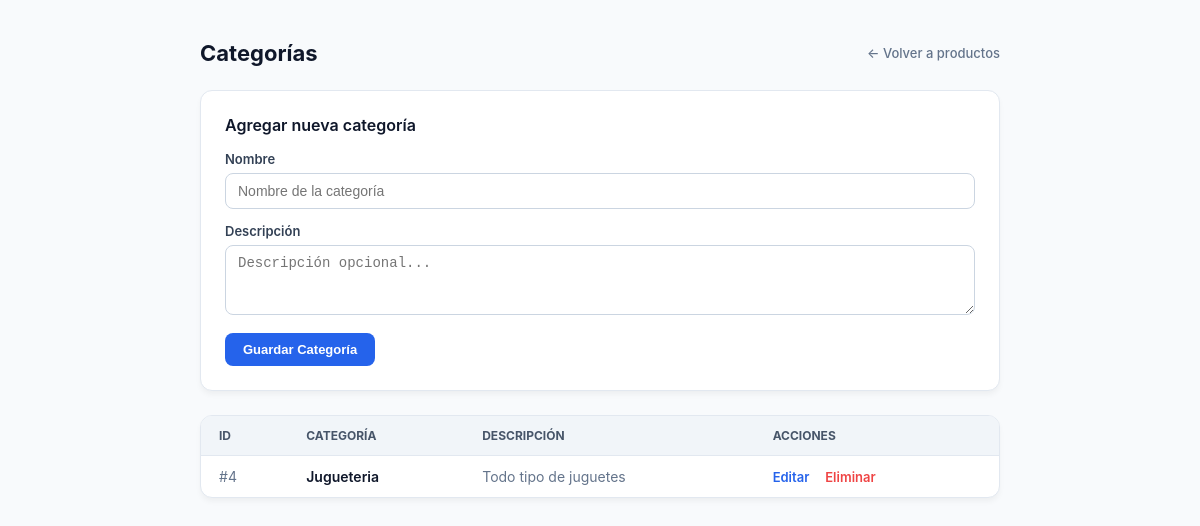
Before: /categorias/ with the older database file.
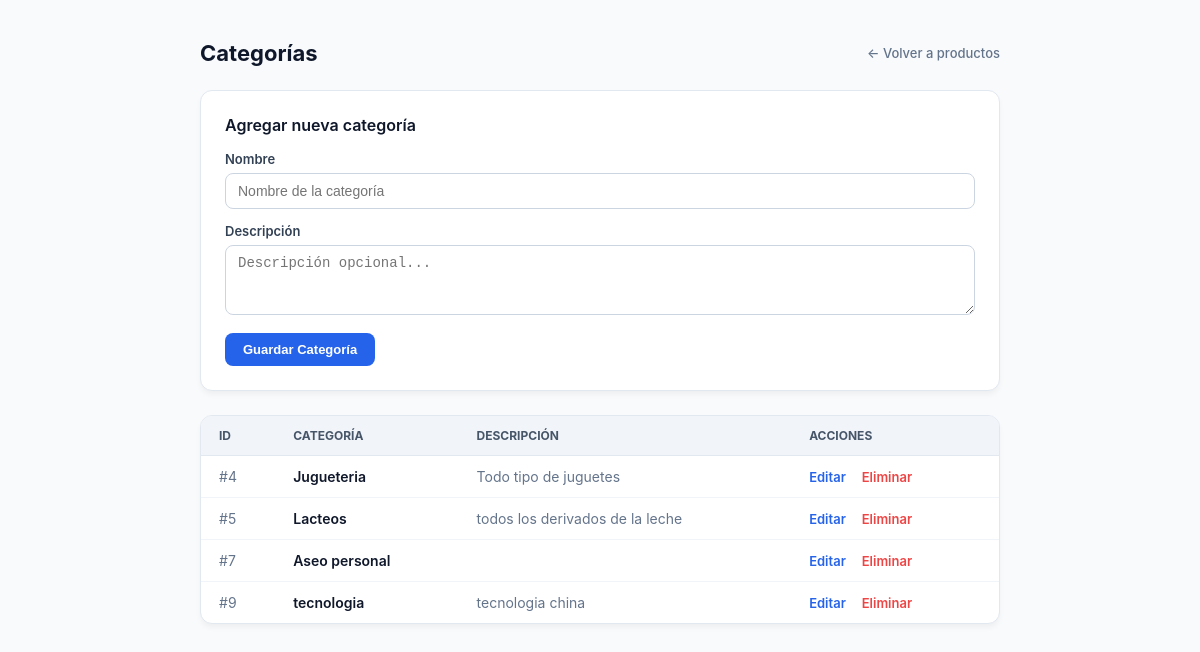
After: the same page with the newer database file.
### productos/models.py (models this page shows, shortened)
class Categoria(models.Model):
    nombre = models.CharField(max_length=100)
    descripcion = models.TextField(blank=True, null=True)

### productos/views.py (the view)
# urls.py: path('categorias/', views.listar_categorias, name='listar_categorias'),
def listar_categorias(request):
    if request.method == 'POST':
        Categoria.objects.create(
            nombre=request.POST['nombre'],
            descripcion=request.POST['descripcion']
        )
        return redirect('listar_categorias')
    categorias = Categoria.objects.all()
    return render(request, 'productos/categoria_listado.html', {'categorias': categorias})

### productos/templates/productos/categoria_listado.html (shortened to what this page needs)
<!DOCTYPE html>
<html lang="es">
<head>
</head>
<body>
    <div class="container">
        <div class="top-bar">
            <h1>Categorías</h1>
            <a href="{% url 'listar_productos' %}" class="back-link">← Volver a productos</a>
        </div>
        <div class="card">
            <h2>Agregar nueva categoría</h2>
            <form method="POST">
                <div class="form-group">
                    <label>Nombre</label>
                    <input type="text" name="nombre" placeholder="Nombre de la categoría" required>
                </div>
                <div class="form-group">
                    <label>Descripción</label>
                    <textarea name="descripcion" placeholder="Descripción opcional..."></textarea>
                </div>
                <button type="submit" class="btn-submit">Guardar Categoría</button>
            </form>
        </div>
        <div class="table-card">
            <table>
                <thead>
                    <tr>
                        <th>ID</th>
                        <th>Categoría</th>
                        <th>Descripción</th>
                        <th>Acciones</th>
                    </tr>
                </thead>
                <tbody>
                    {% for cat in categorias %}
                    <tr>
                        <td style="color: #64748b;">#{{ cat.id }}</td>
                        <td style="font-weight: 600; color: #0f172a;">{{ cat.nombre }}</td>
                        <td style="color: #64748b;">{{ cat.descripcion|default:"-" }}</td>
                        <td>
                            <a href="{% url 'editar_categoria' cat.id %}" class="action-link">Editar</a>
                            <a href="{% url 'eliminar_categoria' cat.id %}" class="action-link action-delete" onclick="return confirm('¿Eliminar esta categoría?');">Eliminar</a>
                        </td>
                    </tr>
                    {% empty %}
                    <tr>
                        <td colspan="4" style="text-align: center; color: #94a3b8; padding: 24px;">No hay categorías creadas.</td>
                    </tr>
                    {% endfor %}
                </tbody>
            </table>
        </div>
    </div>
</body>
</html>

Changed rows visible on the page:
added Categoria: id "5", nombre "Lacteos", descripcion "todos los derivados de la leche"
added Categoria: id "7", nombre "Aseo personal"
added Categoria: id "9", nombre "tecnologia", descripcion "tecnologia china"
